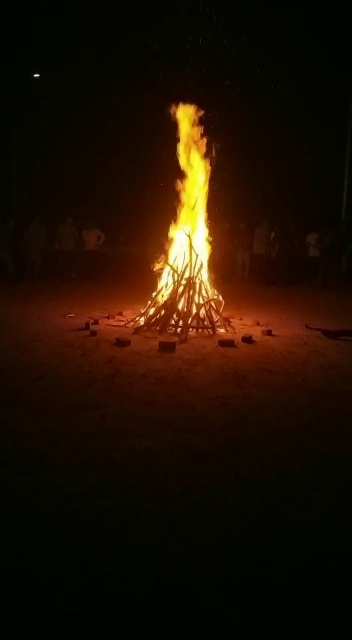
#> input picture 2022_6fireDetection/fireDetection/OpenCV/img/12.jpg, 352 x 640 px, found by its file name
$ python drawHist.py
#> lines starting #> are read from the running program, lines starting #| are printed output that depends on the picture
#> further down, img is the input picture: shape (640, 352, 3); mean B, G, R 4, 16.7, 32.2
import cv2
import matplotlib.pyplot as plt

# 绘制rgb和hsv直方图
def show_img(path):
#> called with path = 'imgFire/12.jpg'
    img = cv2.imread(path)
    b, g, r = img[:, :, 0], img[:, :, 1], img[:, :, 2]
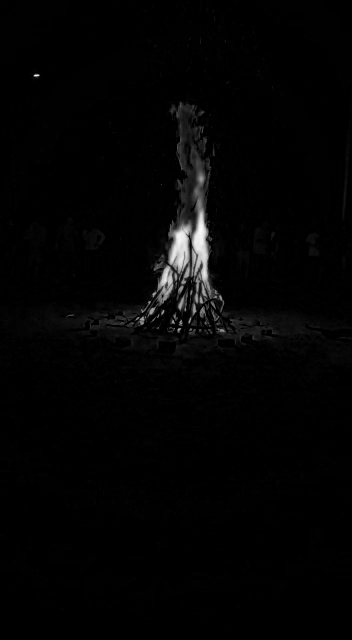
#> b: shape (640, 352); min 0, max 250, mean 4
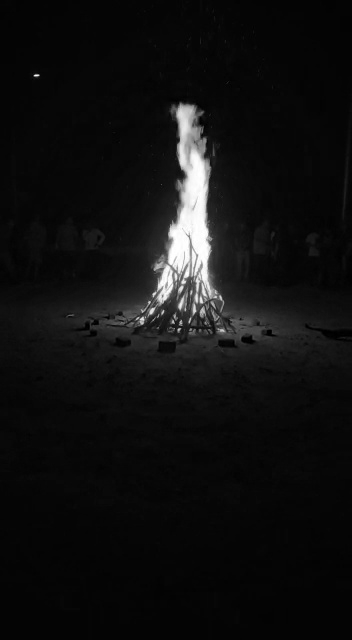
#> g: shape (640, 352); min 0, max 255, mean 16.7
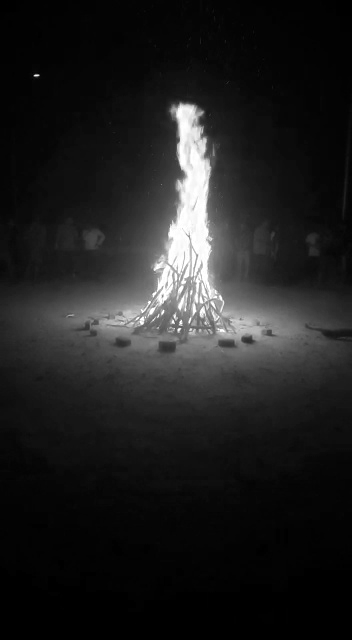
#> r: shape (640, 352); min 0, max 255, mean 32.2
    hist_b = cv2.calcHist([b], [0], None, [256], [0, 256])
#> hist_b = 256 values, max 138933 at index 0, min 0 at index 251, mean 880
    hist_g = cv2.calcHist([g], [0], None, [256], [0, 256])
#> hist_g = 256 values, max 36875 at index 5, min 15 at index 174, mean 880
    hist_r = cv2.calcHist([r], [0], None, [256], [0, 256])
#> hist_r = 256 values, max 19482 at index 0, min 37 at index 207, mean 880
    plt.plot(hist_r, color='r', label="r")
    plt.plot(hist_g, color='g', label="g")
    plt.plot(hist_b, color='b', label="b")
    plt.legend()
    plt.show()
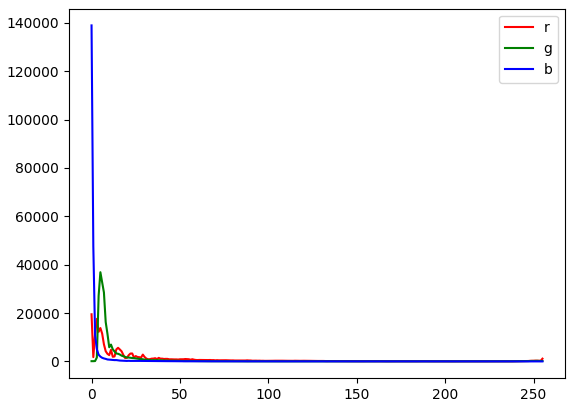
#> figure drawn by matplotlib, 1 panel; curve peaks at x = 0, y = 19482; curve peaks at x = 5, y = 36875; curve peaks at x = 0, y = 138933
    img2 = cv2.cvtColor(img, cv2.COLOR_BGR2HSV)
#> img2: shape (640, 352, 3); mean H, S, V 25.3, 241.3, 33.1
    h, s, v = img2[:, :, 0], img2[:, :, 1], img2[:, :, 2]
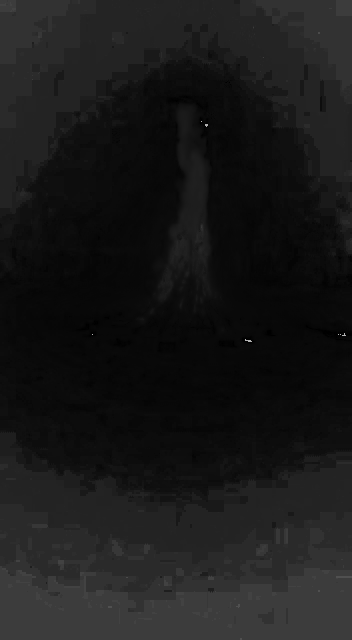
#> h: shape (640, 352); min 0, max 179, mean 25.3
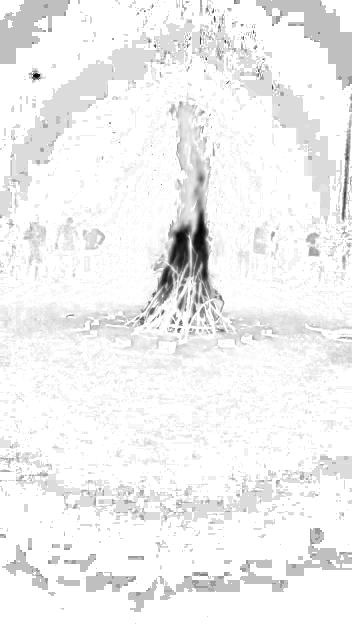
#> s: shape (640, 352); min 2, max 255, mean 241.3
    hist_h = cv2.calcHist([h], [0], None, [256], [0, 256])
#> hist_h = 256 values, max 23779 at index 35, min 0 at index 46, mean 880
    hist_s = cv2.calcHist([s], [0], None, [256], [0, 256])
#> hist_s = 256 values, max 139806 at index 255, min 0 at index 0, mean 880
    hist_v = cv2.calcHist([v], [0], None, [256], [0, 256])
#> hist_v = 256 values, max 33881 at index 5, min 0 at index 0, mean 880
    plt.plot(hist_h, color='r', label="h")
    plt.plot(hist_s, color='g', label="s")
    plt.plot(hist_v, color='b', label="v")
    plt.legend()
    plt.show()
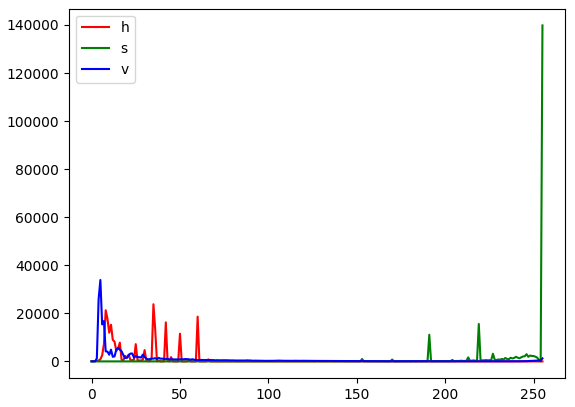
#> figure drawn by matplotlib, 1 panel; curve peaks at x = 35, y = 23779; curve peaks at x = 255, y = 139806; curve peaks at x = 5, y = 33881
    return hist_r, hist_g, hist_b, hist_h, hist_s, hist_v


if __name__ == '__main__':
    path = "imgFire/12.jpg"
    img = cv2.imread(path)
    img_rgb = cv2.cvtColor(img, cv2.COLOR_BGR2RGB)

    show_img(path)

$ run again, with 2022_6fireDetection/fireDetection/OpenCV/img/10.jpg copied over 2022_6fireDetection/fireDetection/OpenCV/img/12.jpg
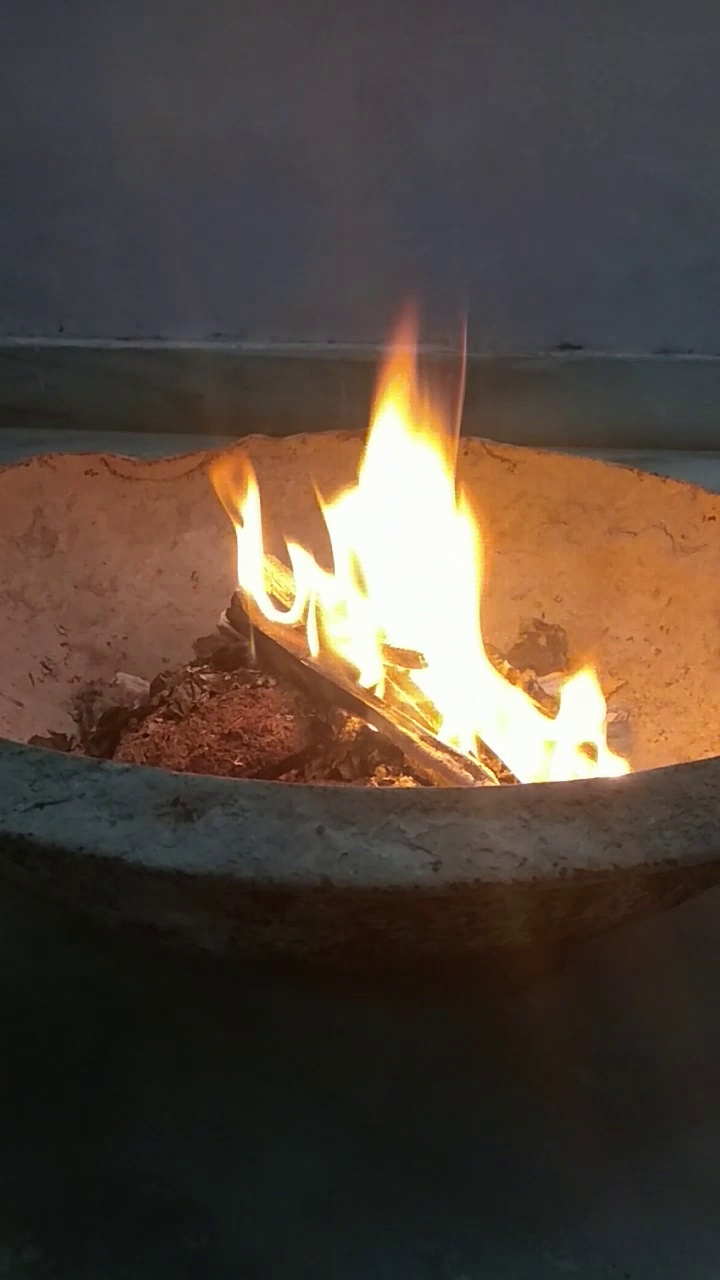
#> input picture 2022_6fireDetection/fireDetection/OpenCV/img/10.jpg, 720 x 1280 px, found by its file name
#> img is the input picture: shape (1280, 720, 3); mean B, G, R 60.3, 69.8, 82.9
#> hist_b = 256 values, max 35433 at index 75, min 8 at index 255, mean 3600
#> hist_g = 256 values, max 45520 at index 67, min 0 at index 0, mean 3600
#> hist_r = 256 values, max 26161 at index 67, min 0 at index 0, mean 3600
#> img2: shape (1280, 720, 3); mean H, S, V 58.7, 74, 86
#> in show_img, `h, s, v = img2[:, :, 0], img2[:, :, 1], img2[:, :, 2]`:
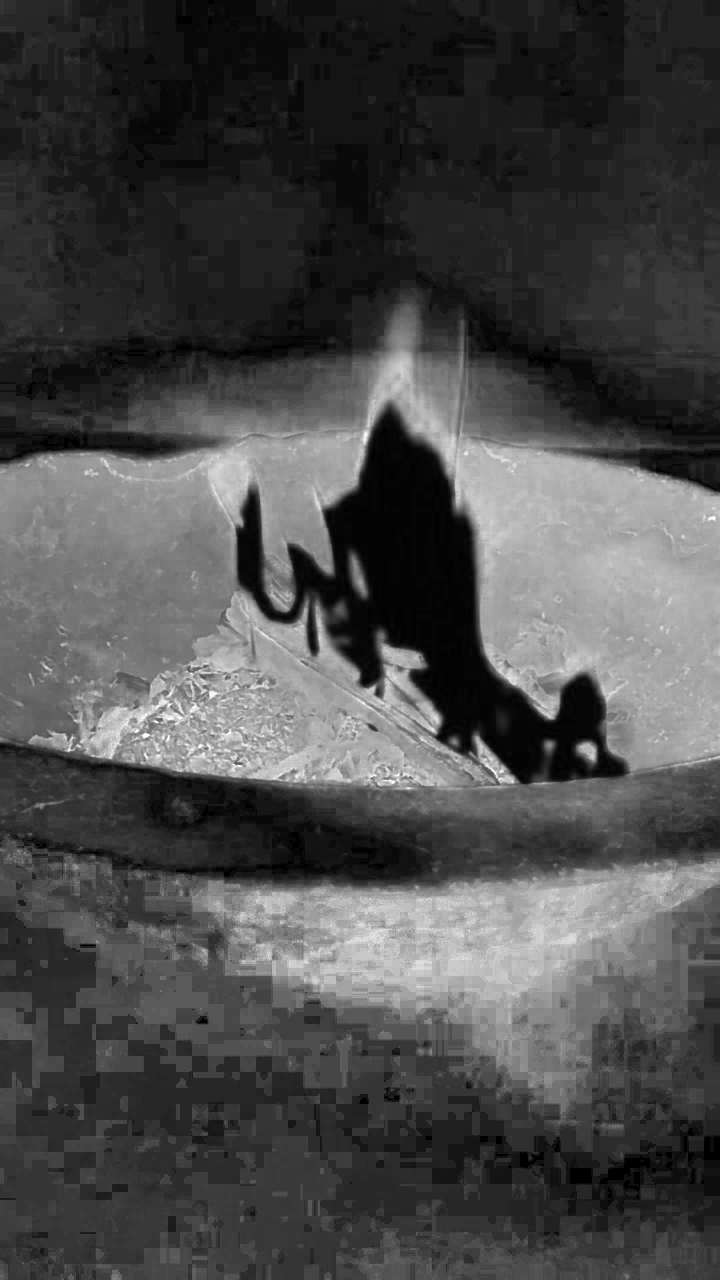
#> s: shape (1280, 720); min 0, max 255, mean 74
#> hist_h = 256 values, max 73480 at index 13, min 0 at index 49, mean 3600
#> hist_s = 256 values, max 22424 at index 17, min 0 at index 254, mean 3600
#> hist_v = 256 values, max 34594 at index 76, min 0 at index 0, mean 3600
#> in show_img, `plt.show()`:
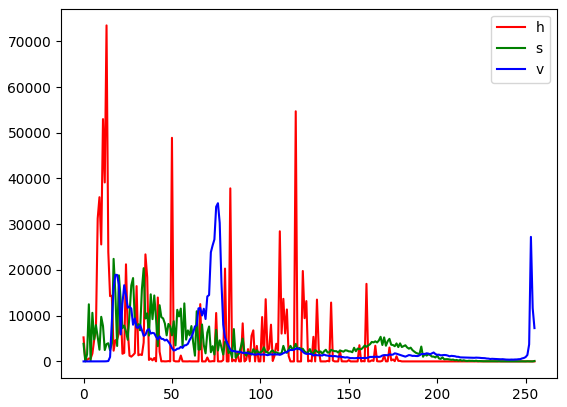
#> figure drawn by matplotlib, 1 panel; curve peaks at x = 13, y = 73480; curve peaks at x = 17, y = 22424; curve peaks at x = 76, y = 34594
